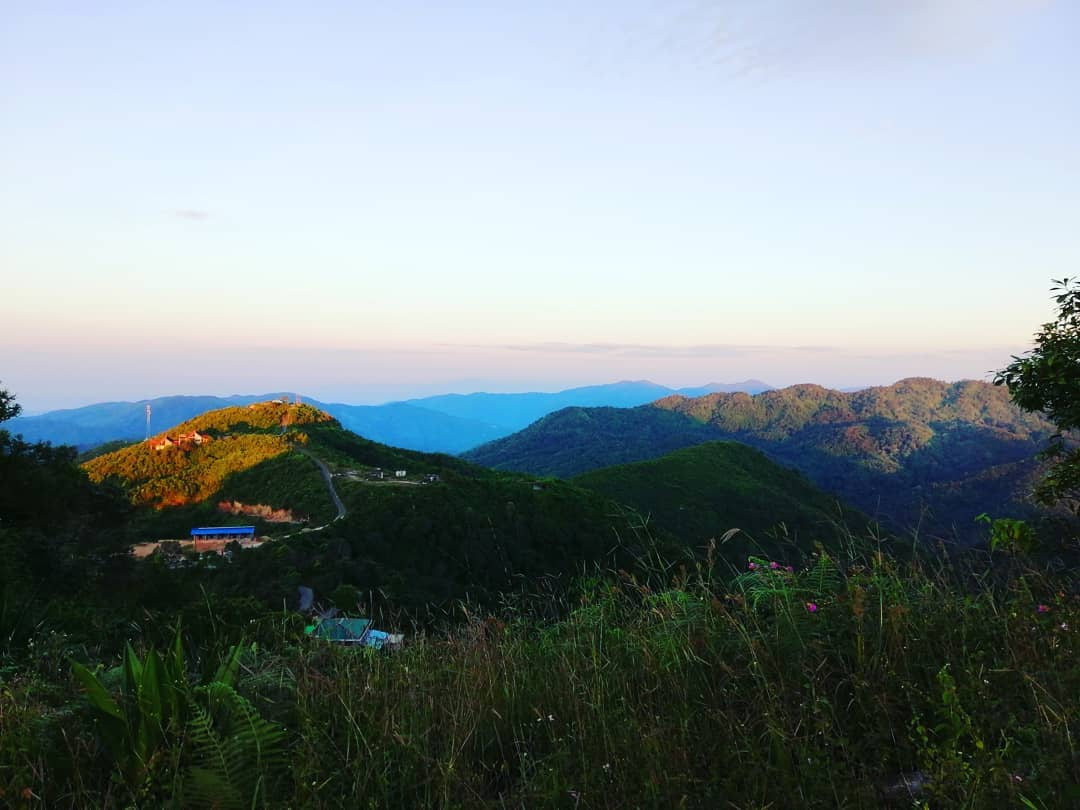
#> input picture _notebooks/images/TDG.jpg, 1080 x 810 px
$ jupyter execute --allow-errors 2020-12-26-week3-day3.ipynb   (shell and % lines are left out)
#> lines starting #> are read from the running program, lines starting #| are printed output that depends on the picture
# Week 3, Day 3 (Unsupervised Learning)
> Welcome to third day (Week 3) of the McE-51069 course.
- sticky_rank: 9
- toc: true
- badges: false
- comments: false
- categories: [deep_learning, computer_vision]

## Materials and Assignments

Resources for today's materials can be downloaded from this [link](https://github.com/ytu-cvlab/mce-51069-week3-day3/archive/main.zip). Assignment notebooks are already included in zip file. You can also directly access to Assignment 5 Google Colab notebook from this [link](http://colab.research.google.com/github/ytu-cvlab/mce-51069-week3-day3/blob/main/Assignments/Week_3_Assignment_5.ipynb).

### Dataset for Assignment (5)

Christmas trees dataset is used for this assignment. You can download the dataset separately from this [link](https://github.com/ytu-cvlab/mce-51069-week3-day3/raw/main/Christmas_tree_dataset.rar). ~50 images are left unlabelled in the dataset and you will need to label them manually.

### Assignment Submission

Week 3 assignment deadline is 30th December 2020, 11:59 A.M. Submit your assignments from this [link](https://forms.gle/dTwciuHfNyUuKoxdA).

## Unsupervised Learning : *k*-Means Clustering

One of the most widely used methods of clustering is [*k*-means](https://en.wikipedia.org/wiki/K-means_clusteringhttps://en.wikipedia.org/wiki/K-means_clustering), which also tends to be a rather basic model.

### Import libraries

Let's import some libraries necessary for our experiments

[cell 1]
import matplotlib.pyplot as plt
import seaborn as sns; sns.set()  # for plot styling
import numpy as np
from sklearn.model_selection import train_test_split
import cv2
import pandas as pd
import random

### Straight Line

First, let's run k-means on a straight line to see what happens. Here, we have generated 30 data points on X axis.

[cell 2]
X1 = 5*np.random.rand(30,1)
X2 = np.zeros((30,1))
# X1.reshape(-1, 1)
# X2.reshape(-1, 1)
plt.scatter(X1,X2)
X = np.hstack((X1,X2))
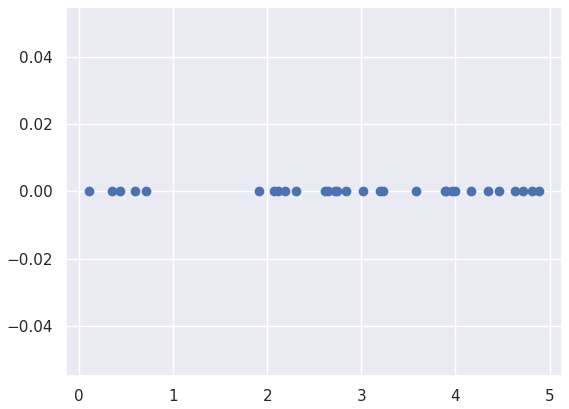
#> figure drawn by matplotlib, 1 panel

Making sure the samples are on the first dimension

[cell 3]
np.shape(X)

Now, we will tell *k*-means to divide it into three clusters

[cell 4]
from sklearn.cluster import KMeans
kmeans = KMeans(n_clusters=3)
kmeans.fit(X)
y_kmeans = kmeans.predict(X)

[cell 5]
plt.scatter(X[:, 0], X[:, 1], c=y_kmeans, s=20, cmap='viridis')

centers = kmeans.cluster_centers_
plt.scatter(centers[:, 0], centers[:, 1], c='black', s=150, alpha=0.5);

We will now try out *k*-means on sklearn generated data. Let's make five random blobs for this test.

[cell 6]
from sklearn.datasets.samples_generator import make_blobs
#> (the rest of this cell did not finish here and is left out)

Thus, we assign *k*=5,

[cell 7]
from sklearn.cluster import KMeans
kmeans = KMeans(n_clusters=5)
kmeans.fit(X)
y_kmeans = kmeans.predict(X)

Let's visualize the data as usual.

[cell 8]
plt.scatter(X[:, 0], X[:, 1], c=y_kmeans, s=20, cmap='viridis')

centers = kmeans.cluster_centers_
plt.scatter(centers[:, 0], centers[:, 1], c='black', s=150, alpha=0.5);
iterations = kmeans.n_iter_
print(iterations)

In this case, we discovered that all the means are converged to the center of each blob in 3 iterations

### Custom dataset

Thus, let's try out k-means with our custom dataset. Iris dataset is yet again used for this experiment.

#> (a cell that did not finish here is left out)

#### Extract X values for clustering

As *k*-means does not require labels, we assign all the features to X.

#> (a cell that did not finish here is left out)

As we have three classes in our dataset, we set k=3

[cell 11]
from sklearn.cluster import KMeans
kmeans = KMeans(n_clusters=3, n_init= 10)
kmeans.fit(X1)
y1_kmeans = kmeans.predict(X1)

Let's plot our output on petal length and petal width axes-

#> (a cell that did not finish here is left out)

### Evaluation

As, *K-means* is a clustering model, it outputs clusters assigned to random integers and they may sometimes be of different order. Thus we convert our labels to integers accordingly to evaluate the model.

[cell 13]
y1_kmeans

#> (a cell that did not finish here is left out)

[cell 15]
from sklearn.metrics import accuracy_score
#> (the rest of this cell did not finish here and is left out)

Let's see what our confusion matrix looks like-

[cell 16]
from sklearn.metrics import confusion_matrix
import seaborn as sns

#> (the rest of this cell did not finish here and is left out)

### When not to use *k*-means

*k*-means has a leniar behavior and won't be optimal for all clusters. Let's see how k-means perform on a dataset with non-linear behavior.

[cell 17]
from sklearn.datasets import make_moons
X, y = make_moons(300, noise=.05, random_state=0)

[cell 18]
labels = KMeans(2, random_state=0).fit_predict(X)
plt.scatter(X[:, 0], X[:, 1], c=labels,
            s=50, cmap='viridis');
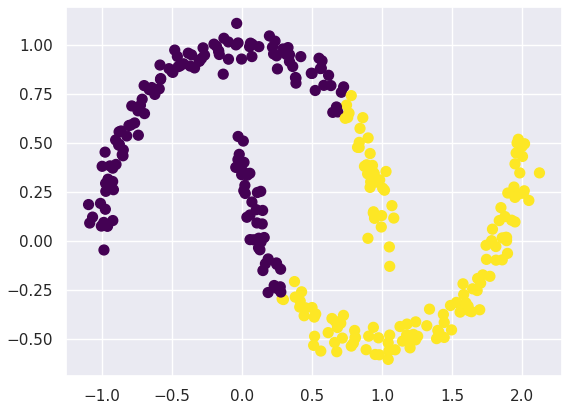
#> figure drawn by matplotlib, 1 panel

Thus, another method called SpectralClustering is used. We won't dig deeper into this method today. If you want to find out what it does, this [article](https://www.mygreatlearning.com/blog/introduction-to-spectral-clustering/#:~:text=People%20attempt%20to%20get%20a,similar%20data%20in%20rarer%20dimensions.) is recommended.

[cell 19]
from sklearn.cluster import SpectralClustering
model = SpectralClustering(n_clusters=2, affinity='nearest_neighbors',
                           assign_labels='kmeans')
labels = model.fit_predict(X)
plt.scatter(X[:, 0], X[:, 1], c=labels,
            s=50, cmap='viridis');
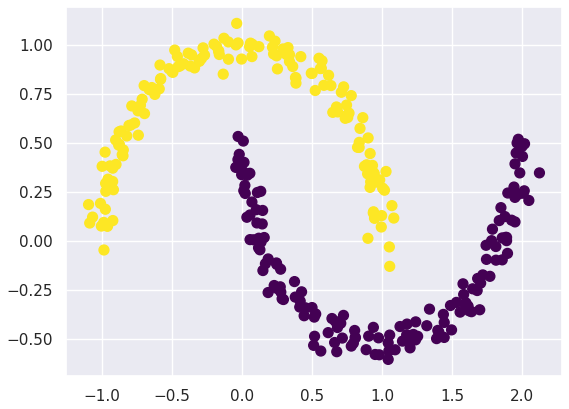
#> figure drawn by matplotlib, 1 panel

### Example : *k*-means for color compression

Color compression within images is another interesting application of *k*-means clustering. Imagine, for example, seeing an image with millions of colors. A large number of colors will not be used in most of the images, and many of the pixels in the image will have colors that are similar or even identical. In this experiment, we compressed.

[cell 20]
plt.figure(figsize=(10,10))
img = cv2.imread("images/TDG.jpg")
#> img is the input picture: shape (810, 1080, 3); mean B, G, R 137.4, 135.6, 123.7
img = cv2.cvtColor(img,cv2.COLOR_BGR2RGB)
ax = plt.axes(xticks=[], yticks=[])
ax.imshow(img);

[cell 21]
img.shape
#> Out = (810, 1080, 3)

Here, we stack the pixels to a single dimension so that it can fix into *k*-means

[cell 22]
data = img / 255.0 # use 0...1 scale
data = data.reshape(img.shape[0] * img.shape[1], 3)
data.shape
#> Out = (874800, 3)

Here, we have 874,800 data points to cluster and that could be a little too much for *k*-means. Thus, we use `MiniBatchKMeans` to fit our datapoints.

[cell 23]
import warnings; warnings.simplefilter('ignore')  # Fix NumPy issues.

from sklearn.cluster import MiniBatchKMeans
kmeans = MiniBatchKMeans(16)
kmeans.fit(data)
new_colors = kmeans.cluster_centers_[kmeans.predict(data)]

Let's recolor our image with these compressed colors and see the difference-

[cell 24]
img_recolored = new_colors.reshape(img.shape)

fig, ax = plt.subplots(1, 2, figsize=(16, 6),
                       subplot_kw=dict(xticks=[], yticks=[]))
fig.subplots_adjust(wspace=0.05)
ax[0].imshow(img)
ax[0].set_title('Original Image', size=16)
ax[1].imshow(img_recolored)
ax[1].set_title('16-color Image', size=16);
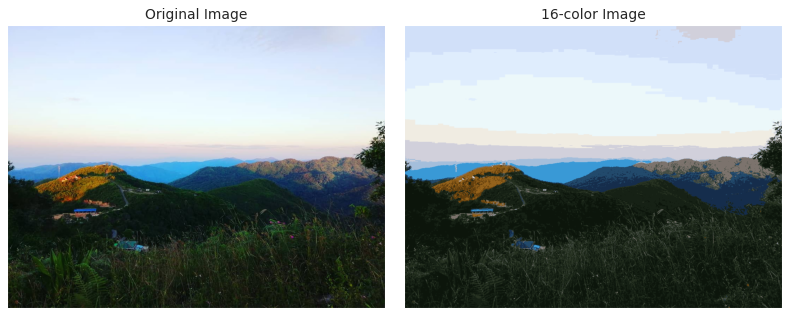
#> figure drawn by matplotlib, 2 panels

$ run again, with _notebooks/images/Iris_versicolor.jpg copied over _notebooks/images/TDG.jpg
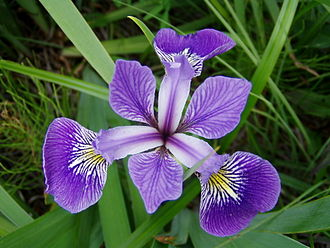
#> input picture _notebooks/images/Iris_versicolor.jpg, 330 x 248 px
#> img is the input picture: shape (248, 330, 3); mean B, G, R 80.4, 86.9, 79
#> `img_recolored = new_colors.reshape(img.shape)`:
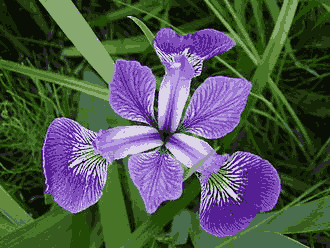
#> img_recolored: shape (248, 330, 3) float64; mean R, G, B 0.31, 0.342, 0.315

$ run again, with _notebooks/images/Iris_virginica.jpg copied over _notebooks/images/TDG.jpg
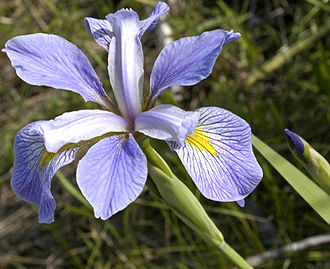
#> input picture _notebooks/images/Iris_virginica.jpg, 330 x 269 px
#> img is the input picture: shape (269, 330, 3); mean B, G, R 96, 102.9, 103.2
#> `img_recolored = new_colors.reshape(img.shape)`:
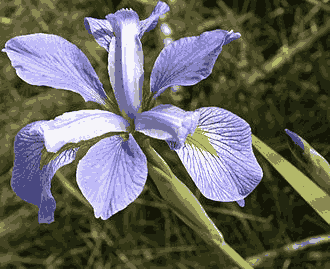
#> img_recolored: shape (269, 330, 3) float64; mean R, G, B 0.404, 0.403, 0.376
